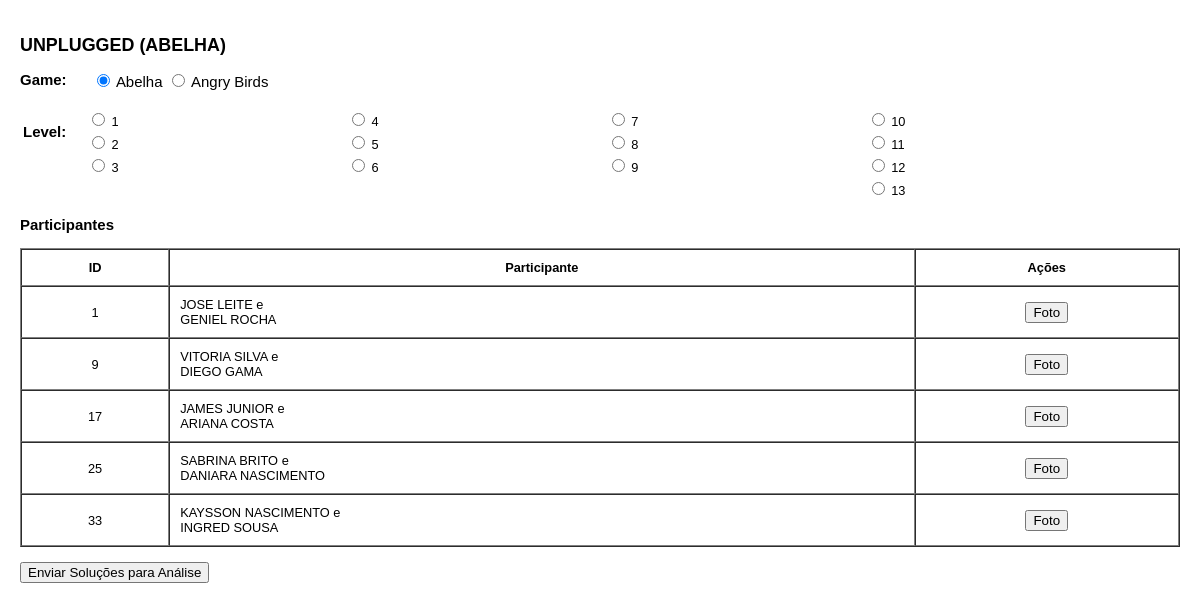
/execute.php?id=1, run on the app's committed database.
### tables this page shows
CREATE TABLE `sessoes_atividades` (
  `id_sess_ativ` int(11) NOT NULL auto_increment,
  `id_sessao` int(11) default NULL,
  `id_atividade` int(11) default NULL,
  `data_realizacao` datetime default NULL,
  `local` varchar(50) default NULL,
  PRIMARY KEY  (`id_sess_ativ`)
);

CREATE TABLE `atividades` (
  `id_atividade` int(11) NOT NULL auto_increment,
  `atividade` varchar(100) default NULL,
  PRIMARY KEY  (`id_atividade`)
);

CREATE TABLE `atividades_participantes` (
  `id_ativ_part` int(11) NOT NULL auto_increment,
  `id_sess_ativ` int(11) default NULL,
  `id_participante` int(11) default NULL,
  PRIMARY KEY  (`id_ativ_part`)
);

CREATE TABLE `participantes` (
  `id_participante` int(11) NOT NULL auto_increment,
  `id_grupo` varchar(30) default NULL,
  `participante` varchar(100) default NULL,
  `sorteado` int(11) default '0',
  PRIMARY KEY  (`id_participante`)
);

### includes/App.class.php (called while the page is built, shortened)
<?php
class App {
	var $con;
	public function __construct() {
		$this->con = new Mysqli("localhost","root","ifma","unplugged_opencv");
	}
	public function query($sql) {
		$res = $this->con->query($sql);
		$rows = array();
		while($row = $res->fetch_assoc()) {
			$rows[] = $row;
		}
		return $rows;
	}
	public function getOne($table, $id) {
		$sql = "select * from $table where $id";
		$res = $this->query($sql);
		return $res[0];
	}
}

### execute.php (the view, shortened to what this page needs)
<?php
require_once "includes/App.class.php";
$app = new App();
$id = (int)$_GET["id"];
$item = $app->getOne("sessoes_atividades sa, atividades a, sessoes s","sa.id_sess_ativ = $id and a.id_atividade = sa.id_atividade and s.id_sessao = sa.id_sessao");
$itens = $app->query("select * from atividades_participantes ap, participantes p where ap.id_participante = p.id_participante and id_sess_ativ = $id");
?>
<!DOCTYPE html>
<html>
<head>
</head>
<body>
	<form action="/quadlatino/app/save.php" method="post">
		<h2><?=$item["atividade"]?></h2>
		<h3>Game:
			&nbsp;&nbsp;&nbsp;&nbsp;
			<label><input type="radio" name="game" value="bee" checked> Abelha</label>
			<label><input type="radio" name="game" value="birds"> Angry Birds</label>
		</h3>
		<table class="levels" width="100%" border="0">
			<tr>
				<td rowspan="5" width="60" valign="top">
					<h3>Level:</h3>
				</td>
			</tr>
			<tr>
				<td>
					<label><input type="radio" name="level" value="1"> 1</label>
				</td>
				<td>
					<label><input type="radio" name="level" value="4"> 4</label>
				</td>
				<td>
					<label><input type="radio" name="level" value="7"> 7</label>
				</td>
				<td>
					<label><input type="radio" name="level" value="10"> 10</label>
				</td>
			</tr>
			<tr>
				<td>
					<label><input type="radio" name="level" value="2"> 2</label>
				</td>
				<td>
					<label><input type="radio" name="level" value="5"> 5</label>
				</td>
				<td>
					<label><input type="radio" name="level" value="8"> 8</label>
				</td>
				<td>
					<label><input type="radio" name="level" value="11"> 11</label>
				</td>
			</tr>
			<tr>
				<td>
					<label><input type="radio" name="level" value="3"> 3</label>
				</td>
				<td>
					<label><input type="radio" name="level" value="6"> 6</label>
				</td>
				<td>
					<label><input type="radio" name="level" value="9"> 9</label>
				</td>
				<td>
					<label><input type="radio" name="level" value="12"> 12</label>
				</td>
			</tr>
			<tr>
				<td></td>
				<td></td>
				<td></td>
				<td>
					<label><input type="radio" name="level" value="13"> 13</label>
				</td>
			</tr>
		</table>
		<h3>Participantes</h3>
		<table border="1" cellpadding="10" cellspacing="0" width="100%">
			<tr>
				<th>ID</th>
				<th>Participante</th>
				<th>Ações</th>
			</tr>
			<?php foreach($itens as $key=>$it) { ?>
			<tr>
				<td align="center">
					<?=$it["id_ativ_part"]?>
				</td>
				<td><?=str_replace(" / "," e <br />",$it["participante"])?></td>
				<td align="center" id="upload-<?=$it["id_ativ_part"]?>">
					<input type="button" value="Foto" onclick="getPicture(<?=$it["id_ativ_part"]?>)" />
				</td>
			</tr>
			<?php } ?>
		</table>
		<br>
		<input type="submit" value="Enviar Soluções para Análise" />
	</form>
</body>
</html>

### execute.php (style rules this page uses)
body { margin:0;padding:20px;font-family: arial;font-size: 80%; }
h2 { font-size: 140%; }
label { font-weight: normal;vertical-align: middle; }

### data on the page
sessoes_atividades: id_atividade.atividade "UNPLUGGED (ABELHA)"
atividades_participantes: id_ativ_part "1", id_participante.participante "JOSE LEITE e GENIEL ROCHA"
atividades_participantes: id_ativ_part "9", id_participante.participante "VITORIA SILVA e DIEGO GAMA"
atividades_participantes: id_ativ_part "17", id_participante.participante "JAMES JUNIOR e ARIANA COSTA"
atividades_participantes: id_ativ_part "25", id_participante.participante "SABRINA BRITO e DANIARA NASCIMENTO"
atividades_participantes: id_ativ_part "33", id_participante.participante "KAYSSON NASCIMENTO e INGRED SOUSA"
